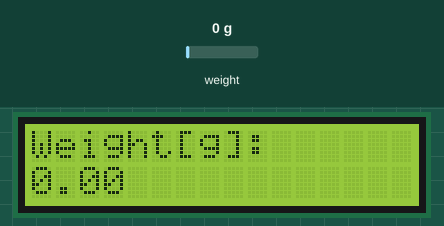
Simulated run of this sketch. Board: Arduino Uno, built with avr-gcc and run on an emulated ATmega328P. On the bench: 16×2 character LCD. The test bench sets the inputs (shaded band); at power-on: weight on the scale 0 g.

Above: at 3.6 s.
3.7 s: weight on the scale set to 100 g
At 4.5 s:
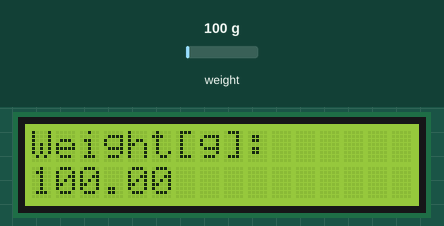
5.2 s: weight on the scale set to 1250 g
At 6.2 s:
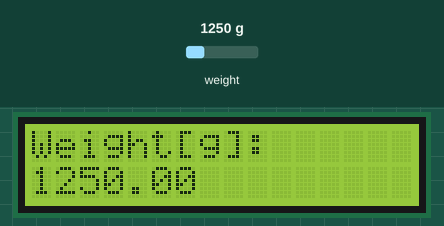
6.7 s: weight on the scale set to 2500 g
At 7.1 s:
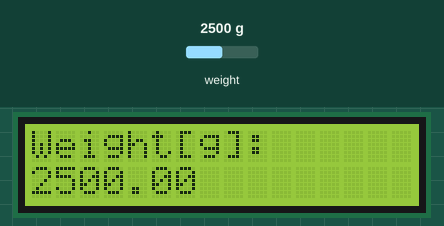
Timing chart, 0 to 9.7 s (numbered marks = the images above; inputs shaded):
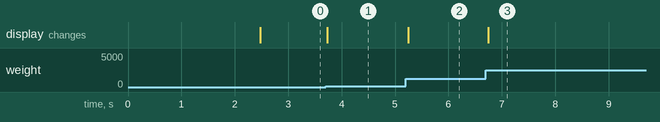

Measured:
- after the input at 3.7 s, the display: changes at once (image 1)
- after the input at 5.2 s, the display: changes after 0.05 s (image 2)
- after the input at 6.7 s, the display: changes at once (image 3)

The sketch:

weight_sensor_with_lcd_display.ino
```cpp
#include <HX711_ADC.h> // need to install
#include <Wire.h>
#include <LiquidCrystal_I2C.h> // need to install

HX711_ADC LoadCell(6, 7); // parameters: dt pin 6, sck pin 7;
LiquidCrystal_I2C lcd(0x27, 16,2); // 0x27 is the i2c address might different;you can check with Scanner

void setup()
{
  LoadCell.begin(); // start connection to HX711
  LoadCell.start(2000); // load cells gets 2000ms of time to stabilize
  LoadCell.setCalFactor(1000.0); // calibration factor for load cell => dependent on your individual setup
  lcd.init();
  lcd.backlight();
}

void loop() {
  LoadCell.update(); // retrieves data from the load cell
  float i = LoadCell.getData(); // get output value
  lcd.setCursor(0, 0); // set cursor to first row
  lcd.print("Weight[g]:"); // print out to LCD
  lcd.setCursor(0, 1); // set cursor to second row
  lcd.print(i); // print out the retrieved value to the second row
}
```
